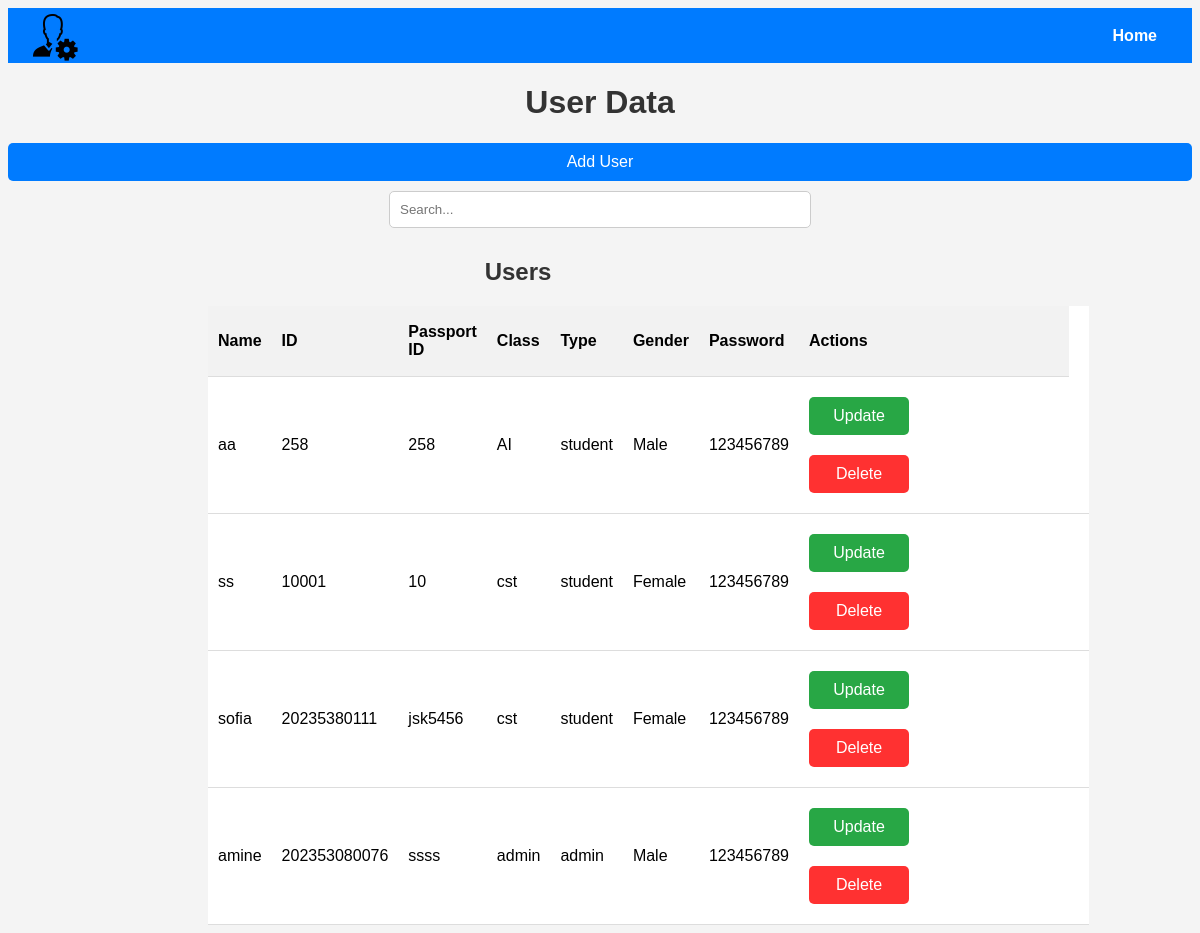
/User_Data, run on an earlier commit of the app's database.
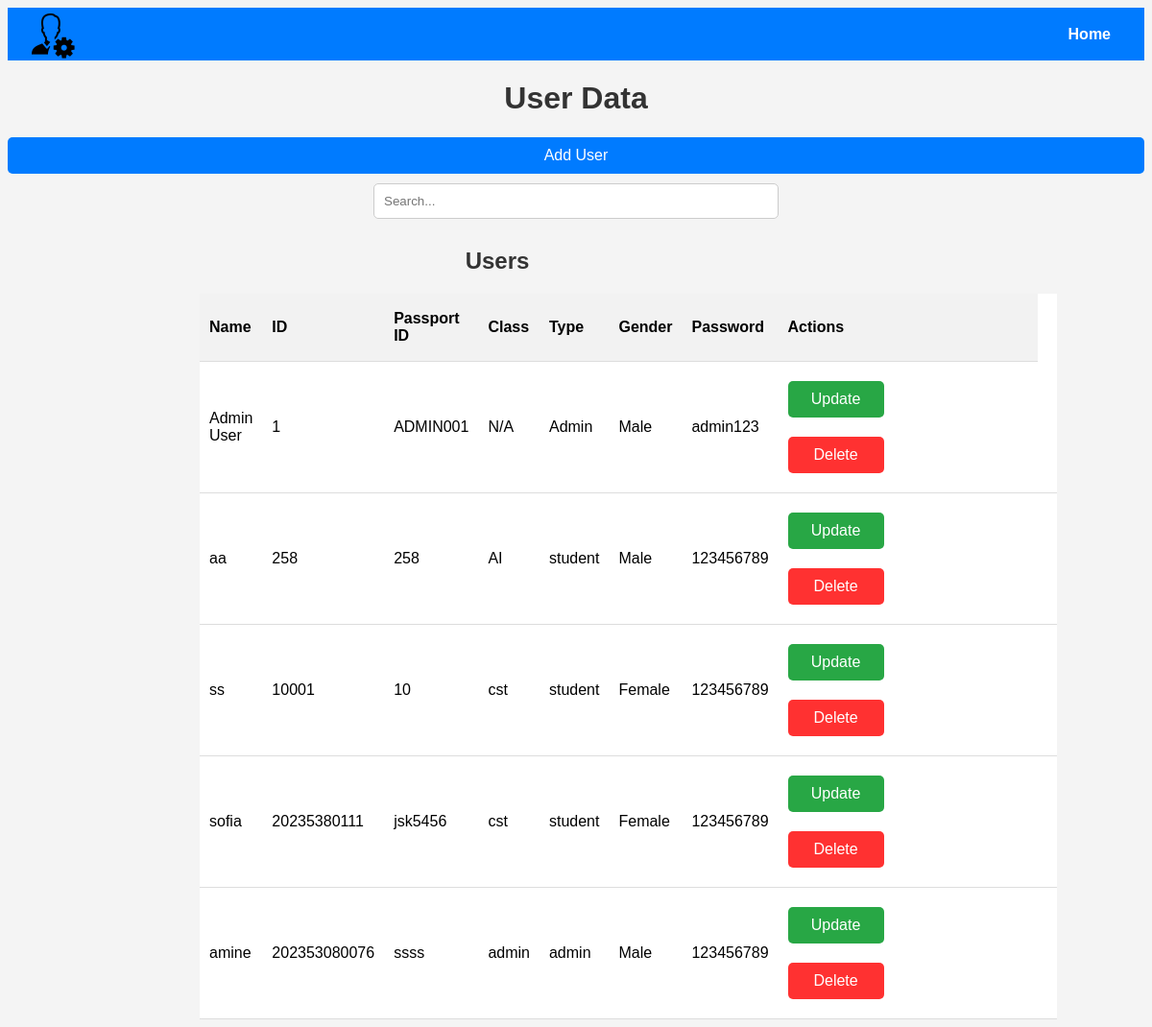
And on a later commit of the database.
### library/models.py (models this page shows, shortened)
class Student(db.Model):
    name = db.Column(db.String(length=30), nullable=False )
    id = db.Column(db.Integer(), primary_key=True )
    passport = db.Column(db.Integer(), nullable=False , unique=True )
    classs = db.Column(db.String(length=30), nullable=False )
    type = db.Column(db.String(length=30), nullable=False )
    gender = db.Column(db.String(length=30), nullable=False )
    password = db.Column(db.String(length=30), nullable=False )

### library/routes.py (the view)
@app.route('/User_Data')
def user_data():
    students=Student.query.all()
    return render_template('usersData.html' , students=students)

### library/template/usersData.html (shortened to what this page needs)
<!DOCTYPE html>
<html lang="en">
<head>
    <link rel="stylesheet" href="https://cdnjs.cloudflare.com/ajax/libs/font-awesome/5.15.4/css/all.min.css">
</head>
<body>
    <div class="header">
        <img src="../static/images/adminicon.jpg" alt="Logo">
        <a href="{{ url_for('Admin_page') }}">Home</a>
    </div>
    <h1>User Data</h1>
    <button class="button1" id="openModal">Add User</button>
    <div class="search-container">
        <input type="text" id="searchInput" class="search-bar" placeholder="Search..." onkeyup="filterTable()">
    </div>
    <div class="user-list">
        <h2>Users</h2>
        <table>
            <thead>
                <tr>
                    <th>Name</th>
                    <th>ID</th>
                    <th>Passport ID</th>
                    <th>Class</th>
                    <th>Type</th>
                    <th>Gender</th>
                    <th>Password</th>
                    <th class="actions">Actions </tr>
            </thead>
            <tbody id="userDataList">
                {% for student in students %}
                    <tr>
                        <td>{{ student.name}}</td>
                        <td>{{ student.id}}</td>
                        <td>{{ student.passport}}</td>
                        <td>{{ student.classs}}</td>
                        <td>{{ student.type}}</td>
                        <td>{{ student.gender}}</td>
                        <td>{{ student.password}}</td>
                        <td>
                            <form method="GET" action="/{{ student.id }}/update">
                                <button class="button" id="upd">Update</button>
                            </form>
                            <form action="/{{ student.id }}/delete" method="POST" >
                                <button class="button" id="delete1" onclick="deleteUser">Delete</button>
                            </form>
                        </td>
                        <td></td>
                    </tr>
                {% endfor %}
            </tbody>
        </table>
    </div>
</body>
</html>

### library/template/usersData.html (style rules this page uses)
body { font-family: Arial, sans-serif; background-color: #f4f4f4; }
.header { background-color: #007BFF; color: white; height: 15px; padding: 20px; text-align: center; display: flex; justify-content: space-between; align-items: center; }
.header img { height: 50px; }
.header a { color: white; text-decoration: none; font-weight: bold; padding: 10px 15px; border-radius: 5px; transition: background-color 0.3s ease; }
h1 { text-align: center; color: #333; }
.button { background-color: #28a745; color: white; padding: 10px 20px; border: none; border-radius: 5px; cursor: pointer; font-size: 16px; margin: 10px 0; }
.user-list { margin-top: 20px; max-width: 600px; margin-left: 200px; margin-right: auto; }
table { width: 100%; border-collapse: collapse; margin-top: 20px; background-color: white; }
th, td { padding: 10px; text-align: left; border-bottom: 1px solid #ddd; }
th { background-color: #f2f2f2; justify-content: center; align-items: center; }
h2 { text-align: center; color: #333; margin-bottom: 20px; margin-left: 20px; }
input[type="text"], select { width: 95%; padding: 10px; margin: 10px 0; border: 1px solid #ccc; border-radius: 5px; transition: border-color 0.3s; }
.button { background-color: #28a745; color: white; padding: 10px; border: none; border-radius: 5px; cursor: pointer; font-size: 16px; width: 100px; transition: background-color 0.3s; }
.button1 { background-color: #007BFF; color: white; padding: 10px; border: none; border-radius: 5px; cursor: pointer; font-size: 16px; width: 100px; transition: background-color 0.3s; }
#openModal { width: 100%; }
.actions { justify-content: flex-start; width: 250px; height: 50px; display: flex; }
.search-container { width: 100%; margin-bottom: 20px; display: flex; justify-content: center; }
.search-bar { padding: 10px; width: 80%; max-width: 400px; border: 1px solid #ccc; border-radius: 4px; }
#delete1 { background-color: rgba(255, 0, 0, 0.808); }

What changed in the data, as far as the page shows it:
added Student: name "Admin User", id "1", passport "ADMIN001", classs "N/A", type "Admin", gender "Male", password "admin123"
